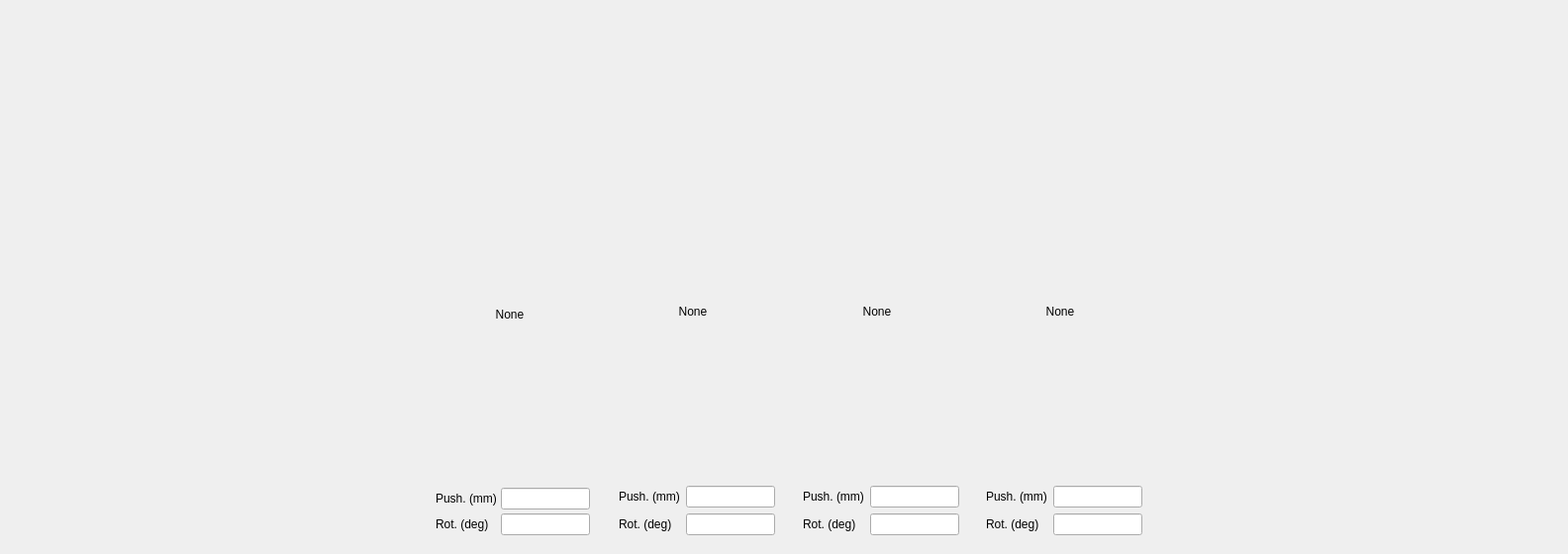
    <widget class="QWidget" name="tabRun">
     <attribute name="title">
      <string>Run</string>
     </attribute>
     <widget class="QWidget" name="horizontalLayoutWidget_5">
      <property name="geometry">
       <rect>
        <x>420</x>
        <y>300</y>
        <width>755</width>
        <height>251</height>
       </rect>
      </property>
      <layout class="QHBoxLayout" name="horizontalLayout_5">
       <property name="rightMargin">
        <number>20</number>
       </property>
       <property name="bottomMargin">
        <number>5</number>
       </property>
       <item>
        <layout class="QVBoxLayout" name="verticalLayout_8">
         <property name="spacing">
          <number>4</number>
         </property>
         <property name="leftMargin">
          <number>20</number>
         </property>
         <property name="bottomMargin">
          <number>5</number>
         </property>
         <item>
          <widget class="QLabel" name="leftProxLabel">
           <property name="sizePolicy">
            <sizepolicy hsizetype="Fixed" vsizetype="Preferred">
             <horstretch>0</horstretch>
             <verstretch>0</verstretch>
            </sizepolicy>
           </property>
           <property name="minimumSize">
            <size>
             <width>150</width>
             <height>0</height>
            </size>
           </property>
           <property name="maximumSize">
            <size>
             <width>150</width>
             <height>16777215</height>
            </size>
           </property>
           <property name="text">
            <string>None</string>
           </property>
           <property name="alignment">
            <set>Qt::AlignmentFlag::AlignCenter</set>
           </property>
          </widget>
         </item>
         <item>
          <widget class="JoyPad" name="leftProxCoordJoyPad" native="true">
           <property name="sizePolicy">
            <sizepolicy hsizetype="Fixed" vsizetype="Fixed">
             <horstretch>0</horstretch>
             <verstretch>0</verstretch>
            </sizepolicy>
           </property>
           <property name="minimumSize">
            <size>
             <width>150</width>
             <height>150</height>
            </size>
           </property>
           <property name="maximumSize">
            <size>
             <width>150</width>
             <height>150</height>
            </size>
           </property>
          </widget>
         </item>
         <item>
          <layout class="QFormLayout" name="formLayout_10">
           <property name="labelAlignment">
            <set>Qt::AlignmentFlag::AlignLeading|Qt::AlignmentFlag::AlignLeft|Qt::AlignmentFlag::AlignVCenter</set>
           </property>
           <property name="formAlignment">
            <set>Qt::AlignmentFlag::AlignLeading|Qt::AlignmentFlag::AlignLeft|Qt::AlignmentFlag::AlignVCenter</set>
           </property>
           <item row="0" column="1">
            <widget class="QLineEdit" name="leftProxPushLineEdit">
             <property name="sizePolicy">
              <sizepolicy hsizetype="Fixed" vsizetype="Fixed">
               <horstretch>0</horstretch>
               <verstretch>0</verstretch>
              </sizepolicy>
             </property>
             <property name="minimumSize">
              <size>
               <width>90</width>
               <height>0</height>
              </size>
             </property>
             <property name="maximumSize">
              <size>
               <width>90</width>
               <height>16777215</height>
              </size>
             </property>
             <property name="focusPolicy">
              <enum>Qt::FocusPolicy::NoFocus</enum>
             </property>
             <property name="contextMenuPolicy">
              <enum>Qt::ContextMenuPolicy::NoContextMenu</enum>
             </property>
             <property name="acceptDrops">
              <bool>false</bool>
             </property>
             <property name="readOnly">
              <bool>true</bool>
             </property>
            </widget>
           </item>
           <item row="1" column="1">
            <widget class="QLineEdit" name="leftProxRotLineEdit">
             <property name="sizePolicy">
              <sizepolicy hsizetype="Fixed" vsizetype="Fixed">
               <horstretch>0</horstretch>
               <verstretch>0</verstretch>
              </sizepolicy>
             </property>
             <property name="minimumSize">
              <size>
               <width>90</width>
               <height>0</height>
              </size>
             </property>
             <property name="maximumSize">
              <size>
               <width>90</width>
               <height>16777215</height>
              </size>
             </property>
             <property name="focusPolicy">
              <enum>Qt::FocusPolicy::NoFocus</enum>
             </property>
             <property name="contextMenuPolicy">
              <enum>Qt::ContextMenuPolicy::NoContextMenu</enum>
             </property>
             <property name="acceptDrops">
              <bool>false</bool>
             </property>
             <property name="readOnly">
              <bool>true</bool>
             </property>
            </widget>
           </item>
           <item row="0" column="0">
            <widget class="QLabel" name="label_23">
             <property name="text">
              <string>Push. (mm)</string>
             </property>
            </widget>
           </item>
           <item row="1" column="0">
            <widget class="QLabel" name="label_24">
             <property name="text">
              <string>Rot. (deg)</string>
             </property>
            </widget>
           </item>
          </layout>
         </item>
        </layout>
       </item>
       <item>
        <layout class="QVBoxLayout" name="verticalLayout_9">
         <property name="leftMargin">
          <number>20</number>
         </property>
         <property name="bottomMargin">
          <number>5</number>
         </property>
         <item>
          <widget class="QLabel" name="leftDistLabel">
           <property name="minimumSize">
            <size>
             <width>150</width>
             <height>0</height>
            </size>
           </property>
           <property name="maximumSize">
            <size>
             <width>150</width>
             <height>16777215</height>
            </size>
           </property>
           <property name="text">
            <string>None</string>
           </property>
           <property name="alignment">
            <set>Qt::AlignmentFlag::AlignCenter</set>
           </property>
          </widget>
         </item>
         <item>
          <widget class="JoyPad" name="leftDistCoordJoyPad" native="true">
           <property name="sizePolicy">
            <sizepolicy hsizetype="Fixed" vsizetype="Fixed">
             <horstretch>0</horstretch>
             <verstretch>0</verstretch>
            </sizepolicy>
           </property>
           <property name="minimumSize">
            <size>
             <width>150</width>
             <height>150</height>
            </size>
           </property>
           <property name="maximumSize">
            <size>
             <width>150</width>
             <height>150</height>
            </size>
           </property>
          </widget>
         </item>
         <item>
          <layout class="QFormLayout" name="formLayout_14">
           <property name="labelAlignment">
            <set>Qt::AlignmentFlag::AlignLeading|Qt::AlignmentFlag::AlignLeft|Qt::AlignmentFlag::AlignVCenter</set>
           </property>
           <property name="formAlignment">
            <set>Qt::AlignmentFlag::AlignLeading|Qt::AlignmentFlag::AlignLeft|Qt::AlignmentFlag::AlignVCenter</set>
           </property>
           <item row="0" column="0">
            <widget class="QLabel" name="label_33">
             <property name="text">
              <string>Push. (mm)</string>
             </property>
            </widget>
           </item>
           <item row="1" column="0">
            <widget class="QLabel" name="label_34">
             <property name="text">
              <string>Rot. (deg)</string>
             </property>
            </widget>
           </item>
           <item row="0" column="1">
            <widget class="QLineEdit" name="leftDistPushLineEdit">
             <property name="sizePolicy">
              <sizepolicy hsizetype="Fixed" vsizetype="Fixed">
               <horstretch>0</horstretch>
               <verstretch>0</verstretch>
              </sizepolicy>
             </property>
             <property name="minimumSize">
              <size>
               <width>90</width>
               <height>0</height>
              </size>
             </property>
             <property name="maximumSize">
              <size>
               <width>90</width>
               <height>16777215</height>
              </size>
             </property>
             <property name="focusPolicy">
              <enum>Qt::FocusPolicy::NoFocus</enum>
             </property>
             <property name="contextMenuPolicy">
              <enum>Qt::ContextMenuPolicy::NoContextMenu</enum>
             </property>
             <property name="acceptDrops">
              <bool>false</bool>
             </property>
             <property name="readOnly">
              <bool>true</bool>
             </property>
            </widget>
           </item>
           <item row="1" column="1">
            <widget class="QLineEdit" name="leftDistRotLineEdit">
             <property name="sizePolicy">
              <sizepolicy hsizetype="Fixed" vsizetype="Fixed">
               <horstretch>0</horstretch>
               <verstretch>0</verstretch>
              </sizepolicy>
             </property>
             <property name="minimumSize">
              <size>
               <width>90</width>
               <height>0</height>
              </size>
             </property>
             <property name="maximumSize">
              <size>
               <width>90</width>
               <height>16777215</height>
              </size>
             </property>
             <property name="focusPolicy">
              <enum>Qt::FocusPolicy::NoFocus</enum>
             </property>
             <property name="contextMenuPolicy">
              <enum>Qt::ContextMenuPolicy::NoContextMenu</enum>
             </property>
             <property name="acceptDrops">
              <bool>false</bool>
             </property>
             <property name="readOnly">
              <bool>true</bool>
             </property>
            </widget>
           </item>
          </layout>
         </item>
        </layout>
       </item>
       <item>
        <layout class="QVBoxLayout" name="verticalLayout_10">
         <property name="leftMargin">
          <number>20</number>
         </property>
         <property name="bottomMargin">
          <number>5</number>
         </property>
         <item>
          <widget class="QLabel" name="rightProxLabel">
           <property name="minimumSize">
            <size>
             <width>150</width>
             <height>0</height>
            </size>
           </property>
           <property name="maximumSize">
            <size>
             <width>150</width>
             <height>16777215</height>
            </size>
           </property>
           <property name="text">
            <string>None</string>
           </property>
           <property name="alignment">
            <set>Qt::AlignmentFlag::AlignCenter</set>
           </property>
          </widget>
         </item>
         <item>
          <widget class="JoyPad" name="rightProxCoordJoyPad" native="true">
           <property name="sizePolicy">
            <sizepolicy hsizetype="Fixed" vsizetype="Fixed">
             <horstretch>0</horstretch>
             <verstretch>0</verstretch>
            </sizepolicy>
           </property>
           <property name="minimumSize">
            <size>
             <width>150</width>
             <height>150</height>
            </size>
           </property>
           <property name="maximumSize">
            <size>
             <width>150</width>
             <height>150</height>
            </size>
           </property>
          </widget>
         </item>
         <item>
          <layout class="QFormLayout" name="formLayout_12">
           <property name="labelAlignment">
            <set>Qt::AlignmentFlag::AlignLeading|Qt::AlignmentFlag::AlignLeft|Qt::AlignmentFlag::AlignVCenter</set>
           </property>
           <property name="formAlignment">
            <set>Qt::AlignmentFlag::AlignLeading|Qt::AlignmentFlag::AlignLeft|Qt::AlignmentFlag::AlignVCenter</set>
           </property>
           <item row="0" column="0">
            <widget class="QLabel" name="label_28">
             <property name="text">
              <string>Push. (mm)</string>
             </property>
            </widget>
           </item>
           <item row="1" column="0">
            <widget class="QLabel" name="label_29">
             <property name="text">
              <string>Rot. (deg)</string>
             </property>
            </widget>
           </item>
           <item row="0" column="1">
            <widget class="QLineEdit" name="rightProxPushLineEdit">
             <property name="sizePolicy">
              <sizepolicy hsizetype="Fixed" vsizetype="Fixed">
               <horstretch>0</horstretch>
               <verstretch>0</verstretch>
              </sizepolicy>
             </property>
             <property name="minimumSize">
              <size>
               <width>90</width>
               <height>0</height>
              </size>
             </property>
             <property name="maximumSize">
              <size>
               <width>90</width>
               <height>16777215</height>
              </size>
             </property>
             <property name="focusPolicy">
              <enum>Qt::FocusPolicy::NoFocus</enum>
             </property>
             <property name="contextMenuPolicy">
              <enum>Qt::ContextMenuPolicy::NoContextMenu</enum>
             </property>
             <property name="acceptDrops">
              <bool>false</bool>
             </property>
             <property name="readOnly">
              <bool>true</bool>
             </property>
            </widget>
           </item>
           <item row="1" column="1">
            <widget class="QLineEdit" name="rightProxRotLineEdit">
             <property name="sizePolicy">
              <sizepolicy hsizetype="Fixed" vsizetype="Fixed">
               <horstretch>0</horstretch>
               <verstretch>0</verstretch>
              </sizepolicy>
             </property>
             <property name="minimumSize">
              <size>
               <width>90</width>
               <height>0</height>
              </size>
             </property>
             <property name="maximumSize">
              <size>
               <width>90</width>
               <height>16777215</height>
              </size>
             </property>
             <property name="focusPolicy">
              <enum>Qt::FocusPolicy::NoFocus</enum>
             </property>
             <property name="contextMenuPolicy">
              <enum>Qt::ContextMenuPolicy::NoContextMenu</enum>
             </property>
             <property name="acceptDrops">
              <bool>false</bool>
             </property>
             <property name="readOnly">
              <bool>true</bool>
             </property>
            </widget>
           </item>
          </layout>
         </item>
        </layout>
       </item>
       <item>
        <layout class="QVBoxLayout" name="verticalLayout_11">
         <property name="leftMargin">
          <number>20</number>
         </property>
         <property name="bottomMargin">
          <number>5</number>
         </property>
         <item>
          <widget class="QLabel" name="rightDistLabel">
           <property name="minimumSize">
            <size>
             <width>150</width>
             <height>0</height>
            </size>
           </property>
           <property name="maximumSize">
            <size>
             <width>150</width>
             <height>16777215</height>
            </size>
           </property>
           <property name="text">
            <string>None</string>
           </property>
           <property name="alignment">
            <set>Qt::AlignmentFlag::AlignCenter</set>
           </property>
          </widget>
         </item>
         <item>
          <widget class="JoyPad" name="rightDistCoordJoyPad" native="true">
           <property name="sizePolicy">
            <sizepolicy hsizetype="Fixed" vsizetype="Fixed">
             <horstretch>0</horstretch>
             <verstretch>0</verstretch>
            </sizepolicy>
           </property>
           <property name="minimumSize">
            <size>
             <width>150</width>
             <height>150</height>
            </size>
           </property>
           <property name="maximumSize">
            <size>
             <width>150</width>
             <height>150</height>
            </size>
           </property>
          </widget>
         </item>
         <item>
          <layout class="QFormLayout" name="formLayout_13">
           <property name="labelAlignment">
            <set>Qt::AlignmentFlag::AlignLeading|Qt::AlignmentFlag::AlignLeft|Qt::AlignmentFlag::AlignVCenter</set>
           </property>
           <property name="formAlignment">
            <set>Qt::AlignmentFlag::AlignLeading|Qt::AlignmentFlag::AlignLeft|Qt::AlignmentFlag::AlignVCenter</set>
           </property>
           <item row="0" column="0">
            <widget class="QLabel" name="label_31">
             <property name="text">
              <string>Push. (mm)</string>
             </property>
            </widget>
           </item>
           <item row="1" column="0">
            <widget class="QLabel" name="label_32">
             <property name="text">
              <string>Rot. (deg)</string>
             </property>
            </widget>
           </item>
           <item row="0" column="1">
            <widget class="QLineEdit" name="rightDistPushLineEdit">
             <property name="sizePolicy">
              <sizepolicy hsizetype="Fixed" vsizetype="Fixed">
               <horstretch>0</horstretch>
               <verstretch>0</verstretch>
              </sizepolicy>
             </property>
             <property name="minimumSize">
              <size>
               <width>90</width>
               <height>0</height>
              </size>
             </property>
             <property name="maximumSize">
              <size>
               <width>90</width>
               <height>16777215</height>
              </size>
             </property>
             <property name="focusPolicy">
              <enum>Qt::FocusPolicy::NoFocus</enum>
             </property>
             <property name="contextMenuPolicy">
              <enum>Qt::ContextMenuPolicy::NoContextMenu</enum>
             </property>
             <property name="acceptDrops">
              <bool>false</bool>
             </property>
             <property name="readOnly">
              <bool>true</bool>
             </property>
            </widget>
           </item>
           <item row="1" column="1">
            <widget class="QLineEdit" name="rightDistRotLineEdit">
             <property name="sizePolicy">
              <sizepolicy hsizetype="Fixed" vsizetype="Fixed">
               <horstretch>0</horstretch>
               <verstretch>0</verstretch>
              </sizepolicy>
             </property>
             <property name="minimumSize">
              <size>
               <width>90</width>
               <height>0</height>
              </size>
             </property>
             <property name="maximumSize">
              <size>
               <width>90</width>
               <height>16777215</height>
              </size>
             </property>
             <property name="focusPolicy">
              <enum>Qt::FocusPolicy::NoFocus</enum>
             </property>
             <property name="contextMenuPolicy">
              <enum>Qt::ContextMenuPolicy::NoContextMenu</enum>
             </property>
             <property name="acceptDrops">
              <bool>false</bool>
             </property>
             <property name="readOnly">
              <bool>true</bool>
             </property>
            </widget>
           </item>
          </layout>
         </item>
        </layout>
       </item>
      </layout>
     </widget>
     <widget class="EndoscopeView" name="endoView1" native="true">
      <property name="geometry">
       <rect>
        <x>0</x>
        <y>0</y>
        <width>410</width>
        <height>540</height>
       </rect>
      </property>
     </widget>
     <widget class="EndoscopeView" name="endoView2" native="true">
      <property name="geometry">
       <rect>
        <x>1165</x>
        <y>0</y>
        <width>410</width>
        <height>540</height>
       </rect>
      </property>
     </widget>
    </widget>
